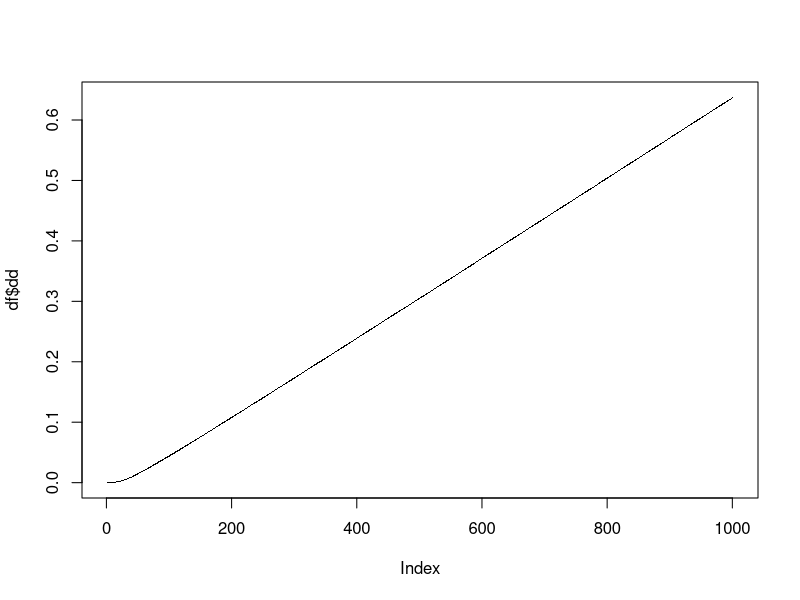
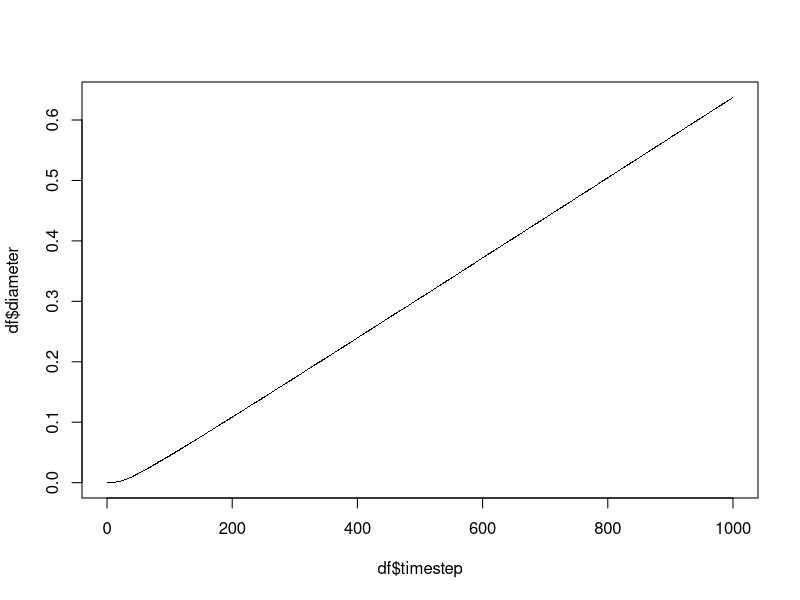
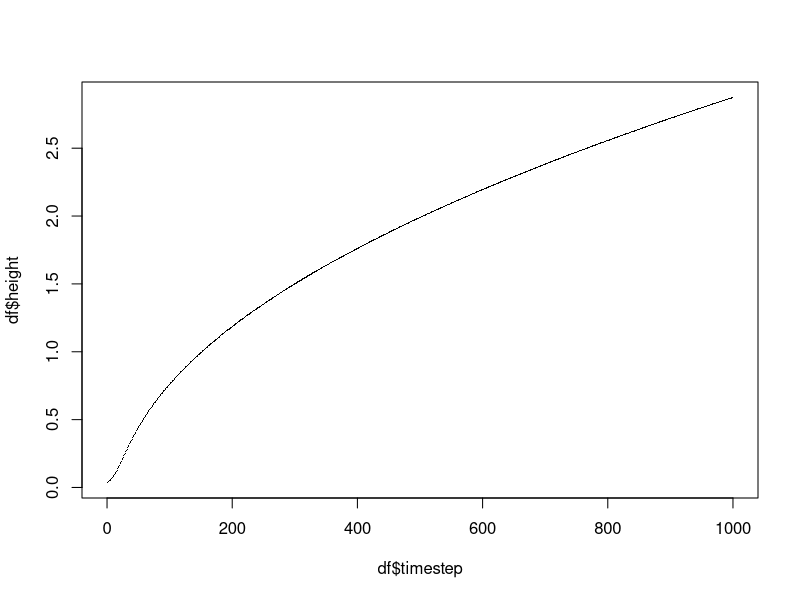
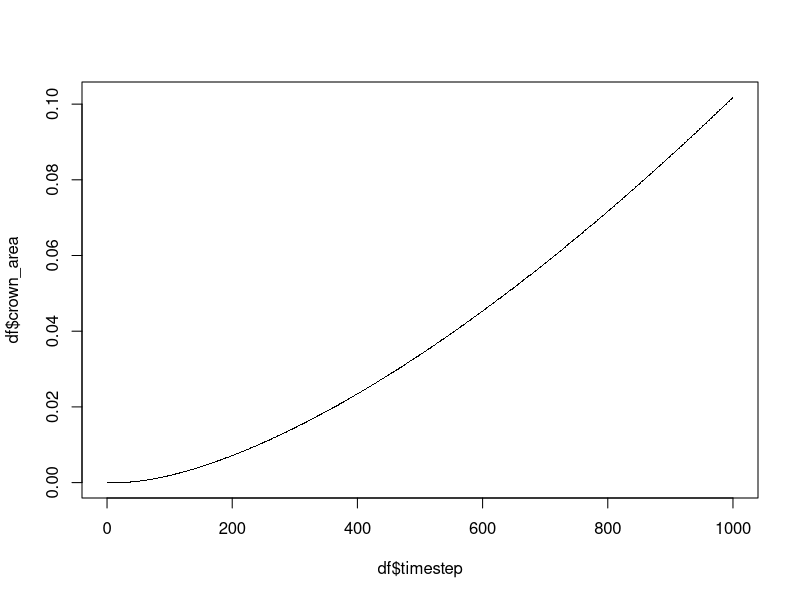
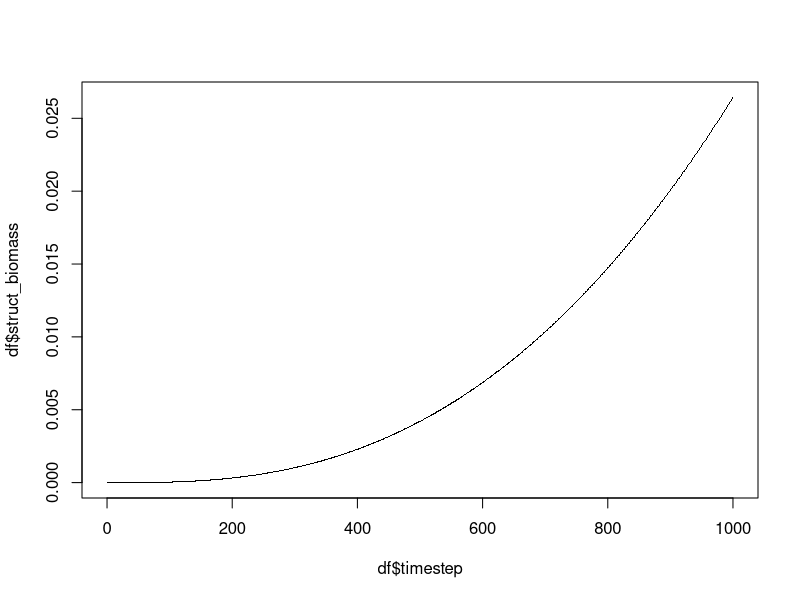
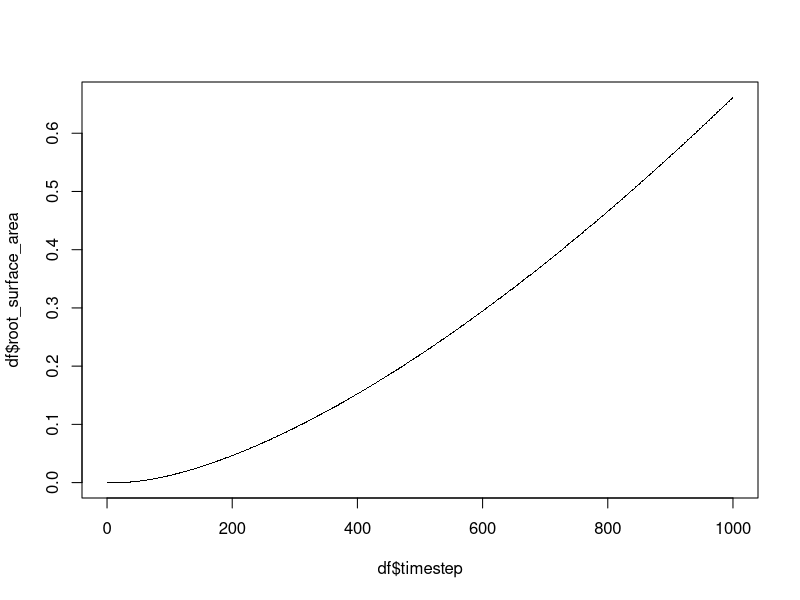

The R script that drew these images, in order:
## Main file for running annual plant models including model compiling and output visualizations.


## package calls


## ********* model for single tree *********

## variable definition

#### allometric variables
l <- 4           ## leaf area index of tree
r <- 6.5         ## fine-root surface area per unit crown area
H <- 3.6         ## allometric constant for height
a_s <- 0.0815    ## allometric constant for sapwood
a_w <- 0.20      ## allometric constant for crown area
gamma <- 1.5     ## allometric exponent


#### carbon accumulation and allocation variables
c_l <- 0.187/365  ## cost of building and maintaining leaf biomass including sapwood respiration
c_r <- 0.044/365  ## cost of builidng and maintaining fine-root biomass
c_bg <- 0.2       ## building cost of structural biomass
V <- 0.6/365      ## maximum rate of carbon fixation - kgC/m^2/day
k <- 0.33         ## light extinction coefficient
A <- (V/k)*(1-exp(-k*l)) ## carbon assimilation rate per unit crown area

#### simulation variables
max_t <- 1000      ## length of simulation in days
dnot <- 0.0001    ## starting diameter
timestep <- 1

## 2.function definition

## 2.1 general purpose functions
## function to calculate diameter growth
calc.dd <- function(data, i) {
  dd <- 1/((a_s*(gamma+1)*(1+c_bg)*(1/a_w))+((gamma/data[i,2])*(l*c_l + r*c_r)))*(A-(l*c_l)-(r*c_r))
  return(dd)
}

## function to calculate height, crown area, structural biomass and fine-root surface area from vector of diameter values
calc.allom <- function(diam.data) {
  data <- data.frame(diameter = diam.data,
                     height = H*(diam.data^(gamma-1)),
                     crown_area = a_w*(diam.data^gamma),
                     struct_biomass = a_s*(diam.data^(gamma+1)),
                     root_surface_area = r*(a_w*(diam.data^gamma)))
  return(data)
}

## function to generate plots of simulated data:
plot.simulations <- function() {

}

## 2.2 simulator functions

## 2.2.1 single-tree simulator
simulate.tree <- function(max_t, timestep, dnot) {

  ## create dataframe with initial tree
  data <- data.frame(timestep = 0, diameter = dnot, dd = NA)

  ## loop over days in simulation
  for (i in seq(1, max_t, by = timestep)) {

    ## calculate diameter growth
    dd <- calc.dd(data=data, i=i)
    d_n <- data[i,2]+dd
    data <- rbind(data, c(i, d_n, dd))
  }
  return(data)
}

## 2.2.2 single-species simulator





## run function
df <- simulate.tree(max_t = max_t, timestep = timestep, dnot = dnot)
df <- cbind(timestep = df[,"timestep"], calc.allom(df[,2]))


## does it work?
plot(df$diameter,df$dd, pch=".")
plot(df$timestep,df$diameter, pch=".")
plot(df$timestep,df$height,pch=".")
plot(df$timestep,df$crown_area,pch=".")
plot(df$timestep,df$struct_biomass,pch=".")
plot(df$timestep,df$root_surface_area,pch=".")

## I think so !
